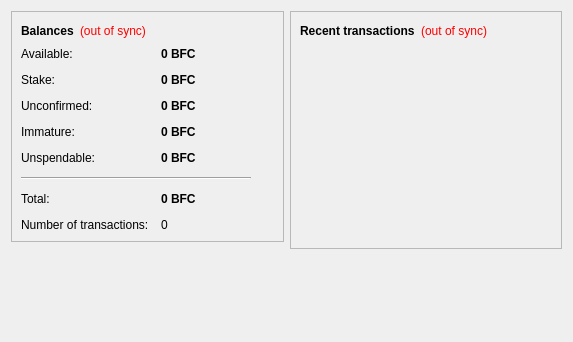
<?xml version="1.0" encoding="UTF-8"?>
<ui version="4.0">
 <class>OverviewPage</class>
 <widget class="QWidget" name="OverviewPage">
  <property name="geometry">
   <rect>
    <x>0</x>
    <y>0</y>
    <width>573</width>
    <height>342</height>
   </rect>
  </property>
  <property name="windowTitle">
   <string>Form</string>
  </property>
  <layout class="QHBoxLayout" name="horizontalLayout" stretch="1,1">
   <item>
    <layout class="QVBoxLayout" name="verticalLayout_2">
     <item>
      <widget class="QFrame" name="frame">
       <property name="frameShape">
        <enum>QFrame::StyledPanel</enum>
       </property>
       <property name="frameShadow">
        <enum>QFrame::Raised</enum>
       </property>
       <layout class="QVBoxLayout" name="verticalLayout_4">
        <item>
         <layout class="QHBoxLayout" name="horizontalLayout_4">
          <item>
           <widget class="QLabel" name="label_5">
            <property name="font">
             <font>
              <weight>75</weight>
              <bold>true</bold>
             </font>
            </property>
            <property name="text">
             <string>Balances</string>
            </property>
           </widget>
          </item>
          <item>
           <widget class="QLabel" name="labelWalletStatus">
            <property name="toolTip">
             <string>The displayed information may be out of date. Your wallet automatically synchronizes with the Bitfinite network after a connection is established, but this process has not completed yet.</string>
            </property>
            <property name="styleSheet">
             <string notr="true">QLabel { color: red; }</string>
            </property>
            <property name="text">
             <string notr="true">(out of sync)</string>
            </property>
            <property name="alignment">
             <set>Qt::AlignLeading|Qt::AlignLeft|Qt::AlignVCenter</set>
            </property>
           </widget>
          </item>
          <item>
           <spacer name="horizontalSpacer_2">
            <property name="orientation">
             <enum>Qt::Horizontal</enum>
            </property>
            <property name="sizeHint" stdset="0">
             <size>
              <width>40</width>
              <height>20</height>
             </size>
            </property>
           </spacer>
          </item>
         </layout>
        </item>
        <item>
         <layout class="QFormLayout" name="formLayout_2">
          <property name="fieldGrowthPolicy">
           <enum>QFormLayout::AllNonFixedFieldsGrow</enum>
          </property>
          <property name="horizontalSpacing">
           <number>12</number>
          </property>
          <property name="verticalSpacing">
           <number>12</number>
          </property>
          <item row="0" column="0">
           <widget class="QLabel" name="labelAvailableText">
            <property name="toolTip">
             <string>Your current available balance</string>
            </property>
            <property name="text">
             <string>Available:</string>
            </property>
           </widget>
          </item>
          <item row="0" column="1">
           <widget class="QLabel" name="labelAvailable">
            <property name="font">
             <font>
              <weight>75</weight>
              <bold>true</bold>
             </font>
            </property>
            <property name="cursor">
             <cursorShape>IBeamCursor</cursorShape>
            </property>
            <property name="toolTip">
             <string>Your current available balance</string>
            </property>
            <property name="text">
             <string notr="true">0 BFC</string>
            </property>
            <property name="alignment">
             <set>Qt::AlignLeading|Qt::AlignLeft|Qt::AlignVCenter</set>
            </property>
            <property name="textInteractionFlags">
             <set>Qt::LinksAccessibleByMouse|Qt::TextSelectableByKeyboard|Qt::TextSelectableByMouse</set>
            </property>
           </widget>
          </item>
          <item row="1" column="0">
           <widget class="QLabel" name="label_6">
            <property name="toolTip">
             <string>Total of coins that was staked, and do not yet count toward the current balance</string>
            </property>
            <property name="text">
             <string>Stake:</string>
            </property>
           </widget>
          </item>
          <item row="1" column="1">
           <widget class="QLabel" name="labelStake">
            <property name="font">
             <font>
              <weight>75</weight>
              <bold>true</bold>
             </font>
            </property>
            <property name="cursor">
             <cursorShape>IBeamCursor</cursorShape>
            </property>
            <property name="toolTip">
             <string>Total of coins that was staked, and do not yet count toward the current balance</string>
            </property>
            <property name="text">
             <string notr="true">0 BFC</string>
            </property>
            <property name="alignment">
             <set>Qt::AlignLeading|Qt::AlignLeft|Qt::AlignVCenter</set>
            </property>
            <property name="textInteractionFlags">
             <set>Qt::LinksAccessibleByMouse|Qt::TextSelectableByKeyboard|Qt::TextSelectableByMouse</set>
            </property>
           </widget>
          </item>
          <item row="2" column="0">
           <widget class="QLabel" name="label_3">
            <property name="toolTip">
             <string>Total of transactions that have yet to be confirmed, and do not yet count toward the current balance</string>
            </property>
            <property name="text">
             <string>Unconfirmed:</string>
            </property>
           </widget>
          </item>
          <item row="2" column="1">
           <widget class="QLabel" name="labelUnconfirmed">
            <property name="font">
             <font>
              <weight>75</weight>
              <bold>true</bold>
             </font>
            </property>
            <property name="cursor">
             <cursorShape>IBeamCursor</cursorShape>
            </property>
            <property name="toolTip">
             <string>Total of transactions that have yet to be confirmed, and do not yet count toward the current balance</string>
            </property>
            <property name="text">
             <string notr="true">0 BFC</string>
            </property>
            <property name="alignment">
             <set>Qt::AlignLeading|Qt::AlignLeft|Qt::AlignVCenter</set>
            </property>
            <property name="textInteractionFlags">
             <set>Qt::LinksAccessibleByMouse|Qt::TextSelectableByKeyboard|Qt::TextSelectableByMouse</set>
            </property>
           </widget>
          </item>
          <item row="3" column="0">
           <widget class="QLabel" name="labelImmatureText">
            <property name="toolTip">
             <string>Mined balance that has not yet matured</string>
            </property>
            <property name="text">
             <string>Immature:</string>
            </property>
           </widget>
          </item>
          <item row="3" column="1">
           <widget class="QLabel" name="labelImmature">
            <property name="font">
             <font>
              <weight>75</weight>
              <bold>true</bold>
             </font>
            </property>
            <property name="toolTip">
             <string>Mined balance that has not yet matured</string>
            </property>
            <property name="text">
             <string notr="true">0 BFC</string>
            </property>
            <property name="alignment">
             <set>Qt::AlignLeading|Qt::AlignLeft|Qt::AlignVCenter</set>
            </property>
            <property name="textInteractionFlags">
             <set>Qt::LinksAccessibleByMouse|Qt::TextSelectableByKeyboard|Qt::TextSelectableByMouse</set>
            </property>
           </widget>
          </item>
          <item row="4" column="0">
           <widget class="QLabel" name="labelBalanceWatchOnlyText">
            <property name="toolTip">
             <string>Your unspendable balance</string>
            </property>
            <property name="text">
             <string>Unspendable:</string>
            </property>
           </widget>
          </item>
          <item row="4" column="1">
           <widget class="QLabel" name="labelBalanceWatchOnly">
            <property name="font">
             <font>
              <weight>75</weight>
              <bold>true</bold>
             </font>
            </property>
            <property name="cursor">
             <cursorShape>IBeamCursor</cursorShape>
            </property>
            <property name="toolTip">
             <string>Your unspendable balance</string>
            </property>
            <property name="text">
             <string notr="true">0 BFC</string>
            </property>
            <property name="alignment">
             <set>Qt::AlignLeading|Qt::AlignLeft|Qt::AlignVCenter</set>
            </property>
            <property name="textInteractionFlags">
             <set>Qt::LinksAccessibleByMouse|Qt::TextSelectableByKeyboard|Qt::TextSelectableByMouse</set>
            </property>
           </widget>
          </item>
          <item row="5" column="0" colspan="2">
           <widget class="Line" name="line">
            <property name="maximumSize">
             <size>
              <width>230</width>
              <height>16777215</height>
             </size>
            </property>
            <property name="orientation">
             <enum>Qt::Horizontal</enum>
            </property>
           </widget>
          </item>
          <item row="6" column="0">
           <widget class="QLabel" name="labelTotalText">
            <property name="toolTip">
             <string>Your current total balance</string>
            </property>
            <property name="text">
             <string>Total:</string>
            </property>
           </widget>
          </item>
          <item row="6" column="1">
           <widget class="QLabel" name="labelTotal">
            <property name="font">
             <font>
              <weight>75</weight>
              <bold>true</bold>
             </font>
            </property>
            <property name="toolTip">
             <string>Your current total balance</string>
            </property>
            <property name="text">
             <string notr="true">0 BFC</string>
            </property>
            <property name="alignment">
             <set>Qt::AlignLeading|Qt::AlignLeft|Qt::AlignVCenter</set>
            </property>
            <property name="textInteractionFlags">
             <set>Qt::LinksAccessibleByMouse|Qt::TextSelectableByKeyboard|Qt::TextSelectableByMouse</set>
            </property>
           </widget>
          </item>
          <item row="7" column="0">
           <widget class="QLabel" name="label_2">
            <property name="toolTip">
             <string>Total number of transactions in wallet</string>
            </property>
            <property name="text">
             <string>Number of transactions:</string>
            </property>
           </widget>
          </item>
          <item row="7" column="1">
           <widget class="QLabel" name="labelNumTransactions">
            <property name="toolTip">
             <string>Total number of transactions in wallet</string>
            </property>
            <property name="text">
             <string notr="true">0</string>
            </property>
           </widget>
          </item>
         </layout>
        </item>
       </layout>
      </widget>
     </item>
     <item>
      <spacer name="verticalSpacer">
       <property name="orientation">
        <enum>Qt::Vertical</enum>
       </property>
       <property name="sizeHint" stdset="0">
        <size>
         <width>20</width>
         <height>40</height>
        </size>
       </property>
      </spacer>
     </item>
    </layout>
   </item>
   <item>
    <layout class="QVBoxLayout" name="verticalLayout_3">
     <item>
      <widget class="QFrame" name="frame_2">
       <property name="frameShape">
        <enum>QFrame::StyledPanel</enum>
       </property>
       <property name="frameShadow">
        <enum>QFrame::Raised</enum>
       </property>
       <layout class="QVBoxLayout" name="verticalLayout">
        <item>
         <layout class="QHBoxLayout" name="horizontalLayout_2">
          <item>
           <widget class="QLabel" name="label_4">
            <property name="text">
             <string>&lt;b&gt;Recent transactions&lt;/b&gt;</string>
            </property>
           </widget>
          </item>
          <item>
           <widget class="QLabel" name="labelTransactionsStatus">
            <property name="toolTip">
             <string>The displayed information may be out of date. Your wallet automatically synchronizes with the Bitfinite network after a connection is established, but this process has not completed yet.</string>
            </property>
            <property name="styleSheet">
             <string notr="true">QLabel { color: red; }</string>
            </property>
            <property name="text">
             <string notr="true">(out of sync)</string>
            </property>
            <property name="alignment">
             <set>Qt::AlignRight|Qt::AlignTrailing|Qt::AlignVCenter</set>
            </property>
           </widget>
          </item>
          <item>
           <spacer name="horizontalSpacer">
            <property name="orientation">
             <enum>Qt::Horizontal</enum>
            </property>
            <property name="sizeHint" stdset="0">
             <size>
              <width>40</width>
              <height>20</height>
             </size>
            </property>
           </spacer>
          </item>
         </layout>
        </item>
        <item>
         <widget class="QListView" name="listTransactions">
          <property name="styleSheet">
           <string notr="true">QListView { background: transparent; }</string>
          </property>
          <property name="frameShape">
           <enum>QFrame::NoFrame</enum>
          </property>
          <property name="verticalScrollBarPolicy">
           <enum>Qt::ScrollBarAlwaysOff</enum>
          </property>
          <property name="horizontalScrollBarPolicy">
           <enum>Qt::ScrollBarAlwaysOff</enum>
          </property>
          <property name="selectionMode">
           <enum>QAbstractItemView::NoSelection</enum>
          </property>
         </widget>
        </item>
       </layout>
      </widget>
     </item>
     <item>
      <spacer name="verticalSpacer_2">
       <property name="orientation">
        <enum>Qt::Vertical</enum>
       </property>
       <property name="sizeHint" stdset="0">
        <size>
         <width>20</width>
         <height>40</height>
        </size>
       </property>
      </spacer>
     </item>
    </layout>
   </item>
  </layout>
 </widget>
 <resources/>
 <connections/>
</ui>
